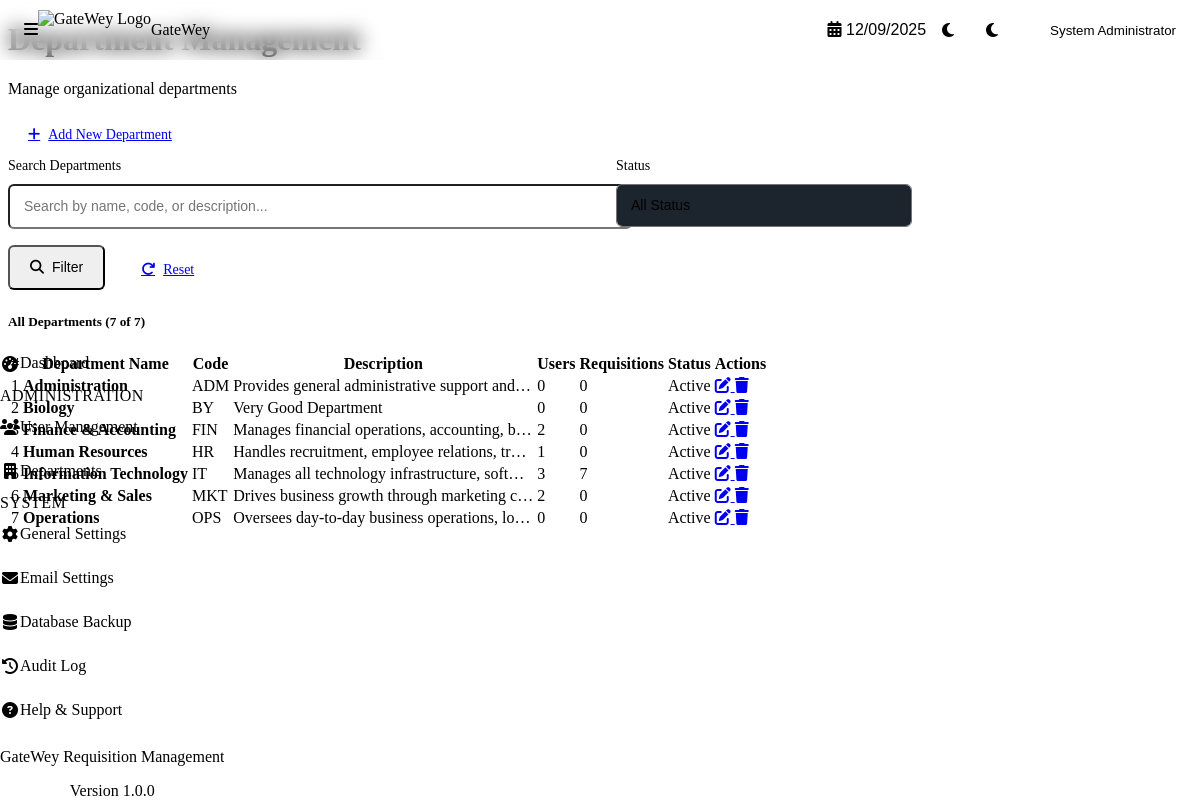
The page /admin/departments/list.php (signed in) on the database as committed earlier.
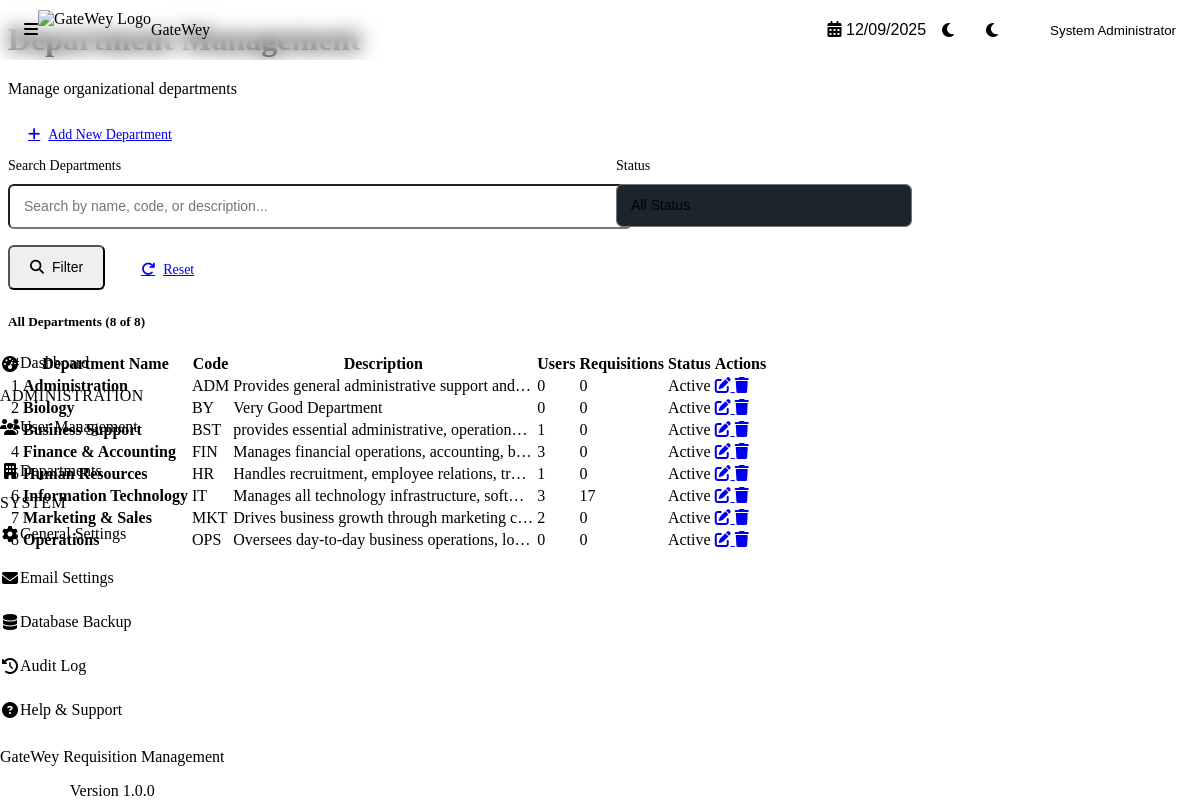
The same page on the database as committed later.
### tables this page shows
CREATE TABLE `departments` (
  `id` int NOT NULL,
  `department_name` varchar(100) NOT NULL,
  `department_code` varchar(20) NOT NULL,
  `description` text,
  `budget` decimal(15,2) DEFAULT '0.00',
  `is_active` tinyint(1) DEFAULT '1',
  `created_at` timestamp NOT NULL DEFAULT CURRENT_TIMESTAMP,
  `updated_at` timestamp NOT NULL DEFAULT CURRENT_TIMESTAMP ON UPDATE CURRENT_TIMESTAMP
);

### config/config.php (called while the page is built, shortened)
<?php
require_once CONFIG_PATH . '/database.php';
spl_autoload_register(function($class) {
    $file = CLASSES_PATH . '/' . $class . '.php';
});

### config/database.php (called while the page is built, shortened)
<?php
class Database {
    private static $instance = null;
    private $connection = null;
    private function __construct() {
        try {
            $dsn = DB_DSN;
            $options = [
                PDO::ATTR_ERRMODE            => PDO::ERRMODE_EXCEPTION,
                PDO::ATTR_DEFAULT_FETCH_MODE => PDO::FETCH_ASSOC,
                PDO::ATTR_EMULATE_PREPARES   => false,
                PDO::ATTR_PERSISTENT         => DB_PERSISTENT,
                PDO::MYSQL_ATTR_INIT_COMMAND => "SET NAMES " . DB_CHARSET
            ];
            $this->connection = new PDO($dsn, DB_USER, DB_PASS, $options);
        } catch (PDOException $e) {
            error_log("Database Connection Error: " . $e->getMessage());
            if (defined('APP_ENV') && APP_ENV === 'development' && APP_DEBUG) {
                die("Database Connection Failed: " . $e->getMessage());
            } else {
                die("A database error occurred. Please contact the administrator.");
            }
        }
    }
    public static function getInstance() {
        if (self::$instance === null) {
            self::$instance = new self();
        }
        return self::$instance;
    }
    public function execute($sql, $params = []) {
        try {
            $stmt = $this->connection->prepare($sql);
            $stmt->execute($params);
            return $stmt;
        } catch (PDOException $e) {
            error_log("Query Execution Error: " . $e->getMessage() . " | SQL: " . $sql);
            throw $e;
        }
    }
    public function fetchAll($sql, $params = []) {
        $stmt = $this->execute($sql, $params);
        return $stmt->fetchAll();
    }
}

### classes/Department.php (called while the page is built, shortened)
<?php
class Department {
    private $db;
    public function __construct() {
        $this->db = Database::getInstance();
    }
    public function getAll($activeOnly = false) {
        $sql = "SELECT d.*,
                       (SELECT COUNT(*) FROM users WHERE department_id = d.id) as user_count,
                       (SELECT COUNT(*) FROM requisitions WHERE department_id = d.id) as requisition_count
                FROM departments d";
        $sql .= " ORDER BY d.department_name";
        return $this->db->fetchAll($sql);
    }
}

### admin/departments/list.php (the view, shortened to what the changed rows need)
<?php
require_once __DIR__ . '/../../config/config.php';
require_once __DIR__ . '/../../config/database.php';
$department = new Department();
$searchTerm = isset($_GET['search']) ? trim($_GET['search']) : '';
$statusFilter = isset($_GET['status']) ? $_GET['status'] : 'all';
$allDepartments = $department->getAll();
$departments = $allDepartments;
?>
<?php include __DIR__ . '/../../includes/header.php'; ?>
<div class="content-header">
    <div class="d-flex justify-content-between align-items-center mb-4">
        <div>
            <h1 class="content-title">Department Management</h1>
        </div>
    </div>
</div>
<div class="card">
    <div class="card-header">
        <h5 class="card-title mb-0">
            All Departments (<?php echo count($departments); ?> of <?php echo count($allDepartments); ?>)
        </h5>
    </div>
    <div class="card-body">
        <div class="table-responsive">
            <table class="table">
                <thead>
                    <tr>
                        <th>#</th>
                        <th>Department Name</th>
                        <th>Code</th>
                        <th>Description</th>
                        <th class="text-center">Users</th>
                        <th class="text-center">Requisitions</th>
                        <th>Status</th>
                        <th class="text-end">Actions</th>
                    </tr>
                </thead>
                <tbody>
                    <?php if (empty($departments)): ?>
                        <tr>
                            <td colspan="8" class="text-center text-muted py-5">
                                <i class="fas fa-building fa-3x mb-3" style="opacity: 0.3;"></i>
                                <p>No departments found</p>
                                <?php if (!empty($searchTerm) || $statusFilter !== 'all'): ?>
                                    <a href="list.php" class="btn btn-secondary btn-sm mt-2">
                                        Clear Filters
                                    </a>
                                <?php endif; ?>
                            </td>
                        </tr>
                    <?php else: ?>
                        <?php
                        $rowNumber = 1;
                        foreach ($departments as $dept):
                        ?>
                            <tr>
                                <td><?php echo $rowNumber++; ?></td>
                                <td>
                                    <?php if (!empty($dept['department_name'])): ?>
                                        <strong><?php echo htmlspecialchars($dept['department_name']); ?></strong>
                                    <?php else: ?>
                                        <span class="text-muted">N/A</span>
                                    <?php endif; ?>
                                </td>
                                <td>
                                    <span class="badge badge-info">
                                        <?php echo htmlspecialchars($dept['department_code']); ?>
                                    </span>
                                </td>
                                <td>
                                    <div style="max-width: 300px; overflow: hidden; text-overflow: ellipsis; white-space: nowrap;">
                                        <?php echo $dept['description'] ? htmlspecialchars($dept['description']) : '<span class="text-muted">No description</span>'; ?>
                                    </div>
                                </td>
                                <td class="text-center">
                                    <span class="badge badge-primary"><?php echo $dept['user_count']; ?></span>
                                </td>
                                <td class="text-center">
                                    <span class="badge badge-warning"><?php echo $dept['requisition_count']; ?></span>
                                </td>
                                <td>
                                    <?php if ($dept['is_active']): ?>
                                        <span class="badge badge-success">Active</span>
                                    <?php else: ?>
                                        <span class="badge badge-danger">Inactive</span>
                                    <?php endif; ?>
                                </td>
                                <td class="text-end">
                                    <div class="table-actions">
                                        <a href="edit.php?id=<?php echo $dept['id']; ?>"
                                           class="btn btn-sm btn-ghost"
                                           title="Edit Department">
                                            <i class="fas fa-edit"></i>
                                        </a>
                                        <a href="delete.php?id=<?php echo $dept['id']; ?>"
                                           class="btn btn-sm btn-ghost text-danger"
                                           title="Delete Department"
                                           data-confirm-delete="Are you sure you want to delete this department? This will also delete all associated users and requisitions.">
                                            <i class="fas fa-trash"></i>
                                        </a>
                                    </div>
                                </td>
                            </tr>
                        <?php endforeach; ?>
                    <?php endif; ?>
                </tbody>
            </table>
        </div>
    </div>
</div>
<?php include __DIR__ . '/../../includes/footer.php'; ?>

Rows that differ between the two databases and show on the page:
added departments: department_name "Business Support", department_code "BST", description "provides essential administrative, operation…", user_count "1", requisition_count "0", is_active "Active"
computed for departments "Finance & Accounting": user_count "2" → "3"
computed for departments "Information Technology": requisition_count "7" → "17"
Other text that changed with them:
count($departments): "7" → "8"
count($allDepartments): "7" → "8"
